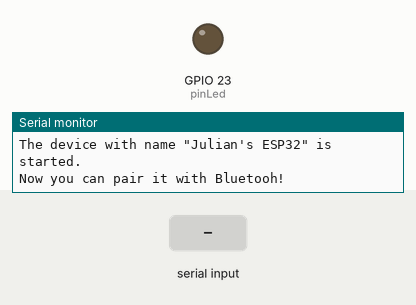
This sketch was run on a simulated ESP32. On the bench: output pins drawn as LEDs (lit = HIGH), the last lines printed to the serial monitor. Inputs (shaded band) come from the test bench. Nothing arrives over Bluetooth unless stated.

Above: at 1.2 s.
1.3 s: "ON\n" received over the second serial link
At 1.7 s:
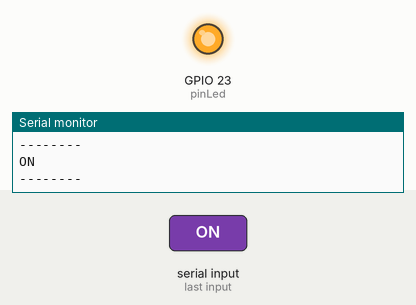
2.8 s: "OFF\n" received over the second serial link
At 3.9 s:
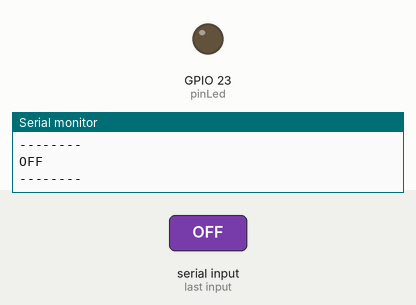
Timing chart, 0 to 5.8 s (numbered marks = the images above; inputs shaded):
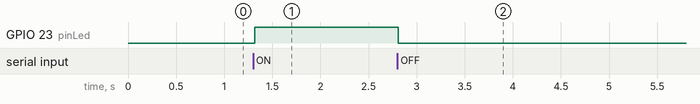

Measured:
- after the input at 1.3 s, GPIO 23 (pinLed): LOW → HIGH at once
- after the input at 2.8 s, GPIO 23 (pinLed): HIGH → LOW at once

The sketch:

Practica7Esp32.ino
```cpp
#include "BluetoothSerial.h"

#define pinLed 23

const char *pin = "1234";  // Cambiar para mejor seguridad
String device_name = "Julian's ESP32";
String value = "";


#if !defined(CONFIG_BT_ENABLED) || !defined(CONFIG_BLUEDROID_ENABLED)
#error Serial Bluetooth not enabled! Please run `make menuconfig` to and enable it
#endif

#if !defined(CONFIG_BT_SPP_ENABLED)
#error Serial Bluetooth not available or not enabled. It is only available for the ESP32 chip.
#endif


BluetoothSerial SerialBT;

void serialToBluetoothTask(void *pvParameters) {
  (void)pvParameters;
  while (1) {
    if (Serial.available()) {
      SerialBT.write(Serial.read());
    }
    vTaskDelay(pdMS_TO_TICKS(20));
  }
}

void bluetoothToSerialTask(void *pvParameters) {
  (void)pvParameters;

  while (1) {
    if (SerialBT.available()) {
      //Serial.write(SerialBT.read());
      value = SerialBT.readStringUntil('\n');
      Serial.println("--------");
      Serial.println(value);
      Serial.println("--------");
      if(value == "ON"){
        digitalWrite(pinLed, HIGH);
      }else if (value == "OFF"){
        digitalWrite(pinLed, LOW);
      }
    }
    vTaskDelay(pdMS_TO_TICKS(20));
  }
}

void setup() {
  Serial.begin(115200);
  SerialBT.begin(device_name);
  pinMode(pinLed, OUTPUT);
  Serial.printf("The device with name \"%s\" is started. \nNow you can pair it with Bluetooh!\n", device_name.c_str());

#ifdef USE_PIN
  SerialBT.setPin(pin);
  Serial.println("Using PIN");
#endif

  xTaskCreatePinnedToCore(
    serialToBluetoothTask,
    "serialToBluetoothTask",
    4096,
    NULL,
    1,
    NULL,
    1);

  xTaskCreatePinnedToCore(
    bluetoothToSerialTask,
    "bluetoothToSerialTask",
    4096,
    NULL,
    1,
    NULL,
    1);
}

void loop() {
}
```
